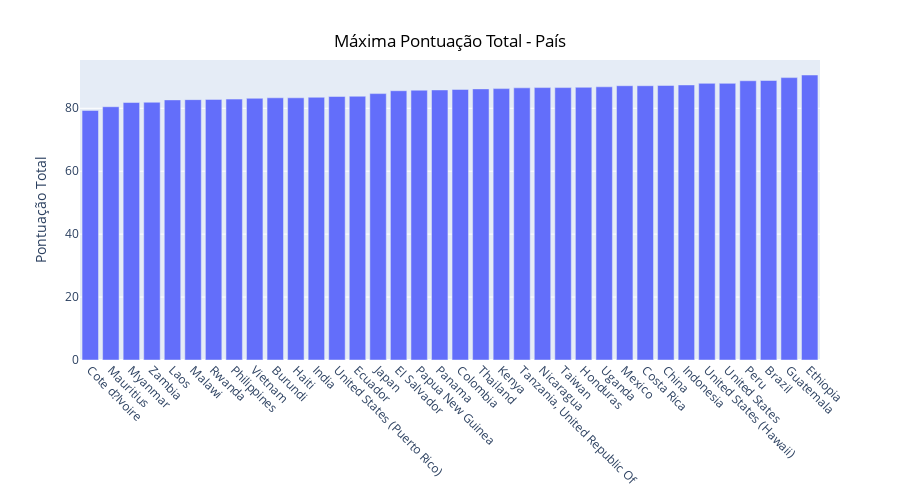

Source (notebook cell):
### Markdown cell above
- Top 5 países com maiores médias 
- Papua New Guinea
- Ethiopia
- Japan
- United States
- Kenya

### Code cell
df_ranking = df_coffee.groupby(by = 'Country.of.Origin').agg({'Total.Cup.Points':'max'}).sort_values(by = 'Total.Cup.Points')

fig = px.bar(df_ranking,width=900, height=500)
fig.update_xaxes(tickangle=45)
fig.update_layout(
    xaxis_title=None,
    yaxis_title="Pontuação Total",
    showlegend=False,
    title={
    'text': 'Máxima Pontuação Total - País',
    'y':0.93,
    'x':0.5,
    'font_color': 'black'}
    )
fig.show()

### Figure 1 — Plotly figure (JSON) as saved in the notebook; plotly's stock layout.template omitted (floating-point values rounded to 4 significant figures)
{"data": [{"alignmentgroup": "True", "hovertemplate": "variable=Total.Cup.Points<br>Country.of.Origin=%{x}<br>value=%{y}<extra></extra>", "legendgroup": "Total.Cup.Points", "marker": {"color": "#636efa", "pattern": {"shape": ""}}, "name": "Total.Cup.Points", "offsetgroup": "Total.Cup.Points", "orientation": "v", "showlegend": true, "textposition": "auto", "type": "bar", "x": ["Cote d?Ivoire", "Mauritius", "Myanmar", "Zambia", "Laos", "Malawi", "Rwanda", "Philippines", "Vietnam", "Burundi", "Haiti", "India", "United States (Puerto Rico)", "Ecuador", "Japan", "El Salvador", "Papua New Guinea", "Panama", "Colombia", "Thailand", "Kenya", "Tanzania, United Republic Of", "Nicaragua", "Taiwan", "Honduras", "Uganda", "Mexico", "Costa Rica", "China", "Indonesia", "United States (Hawaii)", "United States", "Peru", "Brazil", "Guatemala", "Ethiopia"], "xaxis": "x", "y": [79.33, 80.5, 81.83, 81.92, 82.67, 82.75, 82.83, 82.92, 83.17, 83.33, 83.33, 83.5, 83.75, 83.83, 84.67, 85.58, 85.75, 85.83, 86, 86.17, 86.25, 86.5, 86.58, 86.58, 86.67, 86.83, 87.17, 87.17, 87.25, 87.42, 87.92, 87.92, 88.75, 88.83, 89.75, 90.58], "yaxis": "y"}], "layout": {"barmode": "relative", "height": 500, "legend": {"title": {"text": "variable"}, "tracegroupgap": 0}, "margin": {"t": 60}, "showlegend": false, "title": {"font": {"color": "black"}, "text": "Máxima Pontuação Total - País", "x": 0.5, "y": 0.93}, "width": 900, "xaxis": {"anchor": "y", "domain": [0, 1], "tickangle": 45, "title": {}}, "yaxis": {"anchor": "x", "domain": [0, 1], "title": {"text": "Pontuação Total"}}}}
